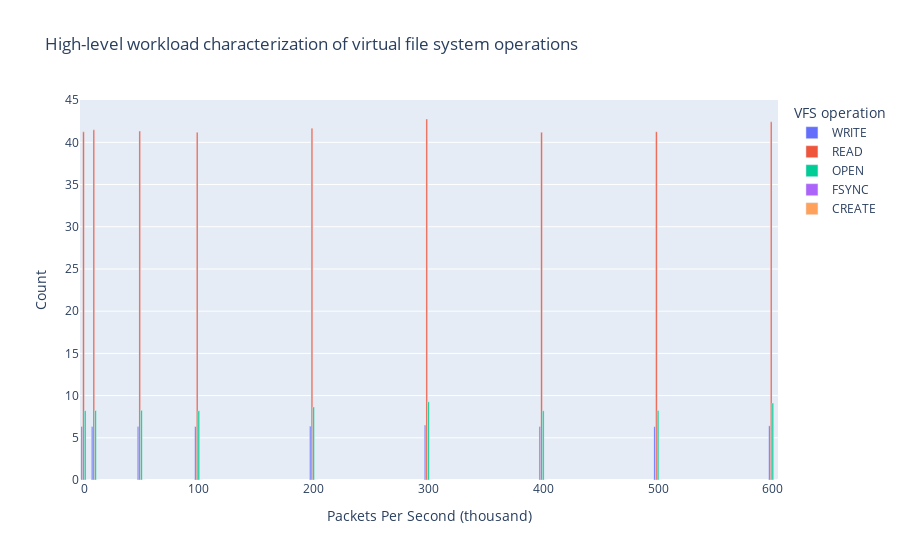

The code cell stored with this chart in its notebook:
### Code cell
vfsstat_df = spark.read.option("basePath", "../ansible/.results").json(
"../ansible/.results/kpps=*/tool=vfsstat")
vfsstat_fig = px.bar(vfsstat_df.toPandas(), x="kpps", y=["WRITE", "READ", "OPEN", "FSYNC", "CREATE"], barmode='group',
            title="High-level workload characterization of virtual file system operations",
            labels={
                     "kpps": "Packets Per Second (thousand)",
                     "value": "Count",
                     "variable": "VFS operation"
                 })
vfsstat_fig.update_traces(textfont_size=12, textangle=0, textposition="outside", cliponaxis=False)
vfsstat_fig.show()
vfsstat_fig.write_image("images/vfsstat.jpeg")
with open(html_output_file, 'a') as f:
    f.write(vfsstat_fig.to_html(full_html=False, include_plotlyjs='cdn'))

### Figure 1 — Plotly figure (JSON) as saved in the notebook; plotly's stock layout.template omitted (floating-point values rounded to 4 significant figures)
{"data": [{"alignmentgroup": "True", "cliponaxis": false, "hovertemplate": "VFS operation=WRITE<br>Packets Per Second (thousand)=%{x}<br>Count=%{y}<extra></extra>", "legendgroup": "WRITE", "marker": {"color": "#636efa", "pattern": {"shape": ""}}, "name": "WRITE", "offsetgroup": "WRITE", "orientation": "v", "showlegend": true, "textangle": 0, "textfont": {"size": 12}, "textposition": "outside", "type": "bar", "x": [300, 500, 10, 600, 1, 50, 200, 100, 400], "xaxis": "x", "y": [6.517, 6.317, 6.333, 6.417, 6.333, 6.333, 6.383, 6.333, 6.35], "yaxis": "y"}, {"alignmentgroup": "True", "cliponaxis": false, "hovertemplate": "VFS operation=READ<br>Packets Per Second (thousand)=%{x}<br>Count=%{y}<extra></extra>", "legendgroup": "READ", "marker": {"color": "#EF553B", "pattern": {"shape": ""}}, "name": "READ", "offsetgroup": "READ", "orientation": "v", "showlegend": true, "textangle": 0, "textfont": {"size": 12}, "textposition": "outside", "type": "bar", "x": [300, 500, 10, 600, 1, 50, 200, 100, 400], "xaxis": "x", "y": [42.77, 41.27, 41.48, 42.43, 41.25, 41.33, 41.68, 41.2, 41.2], "yaxis": "y"}, {"alignmentgroup": "True", "cliponaxis": false, "hovertemplate": "VFS operation=OPEN<br>Packets Per Second (thousand)=%{x}<br>Count=%{y}<extra></extra>", "legendgroup": "OPEN", "marker": {"color": "#00cc96", "pattern": {"shape": ""}}, "name": "OPEN", "offsetgroup": "OPEN", "orientation": "v", "showlegend": true, "textangle": 0, "textfont": {"size": 12}, "textposition": "outside", "type": "bar", "x": [300, 500, 10, 600, 1, 50, 200, 100, 400], "xaxis": "x", "y": [9.267, 8.233, 8.233, 9.117, 8.217, 8.25, 8.65, 8.2, 8.2], "yaxis": "y"}, {"alignmentgroup": "True", "cliponaxis": false, "hovertemplate": "VFS operation=FSYNC<br>Packets Per Second (thousand)=%{x}<br>Count=%{y}<extra></extra>", "legendgroup": "FSYNC", "marker": {"color": "#ab63fa", "pattern": {"shape": ""}}, "name": "FSYNC", "offsetgroup": "FSYNC", "orientation": "v", "showlegend": true, "textangle": 0, "textfont": {"size": 12}, "textposition": "outside", "type": "bar", "x": [300, 500, 10, 600, 1, 50, 200, 100, 400], "xaxis": "x", "y": [0, 0, 0, 0, 0, 0, 0, 0, 0], "yaxis": "y"}, {"alignmentgroup": "True", "cliponaxis": false, "hovertemplate": "VFS operation=CREATE<br>Packets Per Second (thousand)=%{x}<br>Count=%{y}<extra></extra>", "legendgroup": "CREATE", "marker": {"color": "#FFA15A", "pattern": {"shape": ""}}, "name": "CREATE", "offsetgroup": "CREATE", "orientation": "v", "showlegend": true, "textangle": 0, "textfont": {"size": 12}, "textposition": "outside", "type": "bar", "x": [300, 500, 10, 600, 1, 50, 200, 100, 400], "xaxis": "x", "y": [0, 0, 0, 0, 0, 0, 0, 0, 0], "yaxis": "y"}], "layout": {"barmode": "group", "legend": {"title": {"text": "VFS operation"}, "tracegroupgap": 0}, "title": {"text": "High-level workload characterization of virtual file system operations"}, "xaxis": {"anchor": "y", "domain": [0, 1], "title": {"text": "Packets Per Second (thousand)"}}, "yaxis": {"anchor": "x", "domain": [0, 1], "title": {"text": "Count"}}}}
